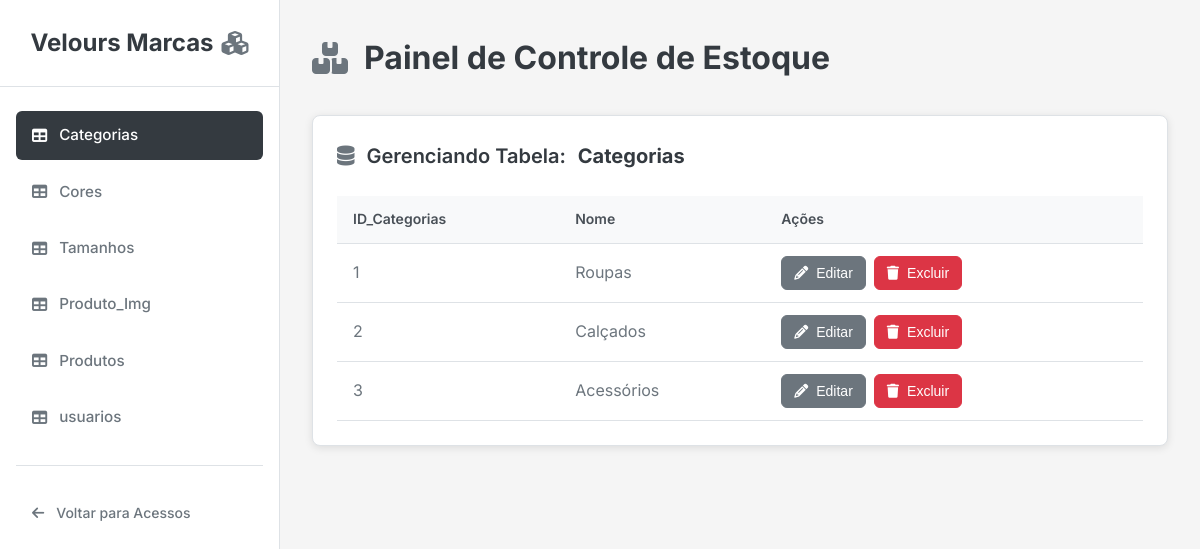
The page /public/estoque/estoque.php on the database as committed earlier.
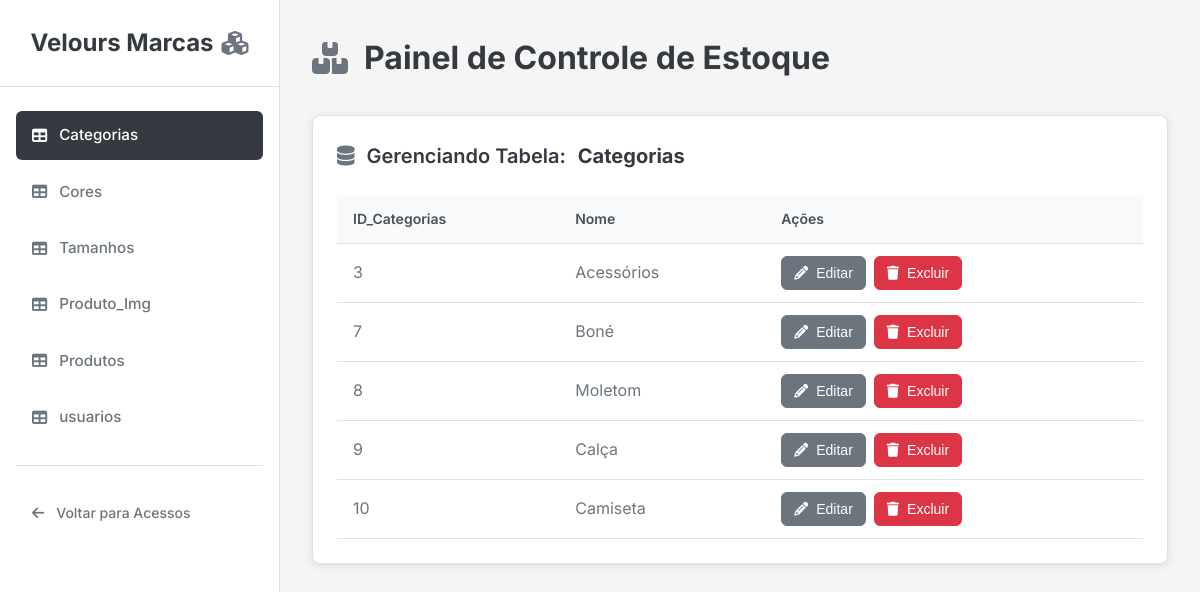
The same page on the database as committed later.
### tables this page shows
CREATE TABLE Categorias (
   ID_Categorias integer primary key,
   Nome text not null unique
);

### public/estoque/estoque.php (the view, shortened to what this page needs)
<?php
require_once '../conexao/conexao.php';
try {
    $tabelasQuery = $conexao->query("SELECT name FROM sqlite_master WHERE type = 'table' AND name NOT LIKE 'sqlite_%'");
    $todas_tabelas = $tabelasQuery->fetchAll(PDO::FETCH_COLUMN);
    $tabela_selecionada = null;
    $dados_tabela = [];
    $colunas_tabela = [];
    $coluna_id_pk = null;
    if (isset($_GET['tabela_selecionada']) && in_array($_GET['tabela_selecionada'], $todas_tabelas)) {
        $tabela_selecionada = $_GET['tabela_selecionada'];
    } elseif (!empty($todas_tabelas)) {
        $tabela_selecionada = $todas_tabelas[0];
    }
    if ($tabela_selecionada) {
        $dataQuery = $conexao->query("SELECT * FROM `$tabela_selecionada`");
        $dados_tabela = $dataQuery->fetchAll(PDO::FETCH_ASSOC);
        if (!empty($dados_tabela)) {
            $colunas_tabela = array_keys($dados_tabela[0]);
            $pkQuery = $conexao->query("PRAGMA table_info(`$tabela_selecionada`)");
            $table_info = $pkQuery->fetchAll(PDO::FETCH_ASSOC);
            foreach ($table_info as $column_info) {
                if ($column_info['pk'] > 0) {
                    $coluna_id_pk = $column_info['name'];
                    break;
                }
            }
        }
    }
} catch (PDOException $e) {
    die("Erro ao acessar o banco de dados: " . $e->getMessage());
}
?>
<!DOCTYPE html>
<html lang="pt-BR">
<head>
    <link rel="stylesheet" href="admin_styles.css">
    <link rel="stylesheet" href="https://cdnjs.cloudflare.com/ajax/libs/font-awesome/6.5.2/css/all.min.css">
</head>
<body>
<div class="admin-wrapper">
    <aside class="sidebar">
        <div class="sidebar-header">
            <h2>
                Velours Marcas
                <i class="fas fa-cubes icon"></i>
            </h2>
        </div>
        <nav class="sidebar-nav">
            <?php foreach ($todas_tabelas as $tabela_nav): ?>
                <a href="?tabela_selecionada=<?= urlencode($tabela_nav) ?>"
                   class="<?= ($tabela_nav === $tabela_selecionada) ? 'active' : '' ?>">
                    <i class="fas fa-table"></i>
                    <?= htmlspecialchars($tabela_nav) ?>
                </a>
            <?php endforeach; ?>
            <hr>
            <a href="../pag_acessos/acesso.html" class="back-link">
                <i class="fa-solid fa-arrow-left"></i>
                Voltar para Acessos
            </a>
        </nav>
    </aside>
    <main class="main-content">
        <header class="main-header">
            <h1>
                <i class="fas fa-boxes icon"></i>
                Painel de Controle de Estoque
            </h1>
        </header>
        <?php if ($tabela_selecionada): ?>
            <div class="content-card">
                <h2 class="table-title">
                    <i class="fas fa-database icon"></i>
                    Gerenciando Tabela: <strong><?= htmlspecialchars($tabela_selecionada) ?></strong>
                </h2>
                <?php if (!empty($dados_tabela) && !empty($colunas_tabela) && $coluna_id_pk): ?>
                    <div class="table-responsive">
                        <table class="data-table">
                            <thead>
                                <tr>
                                    <?php foreach ($colunas_tabela as $coluna): ?>
                                        <th><?= htmlspecialchars($coluna) ?></th>
                                    <?php endforeach; ?>
                                    <th>Ações</th>
                                </tr>
                            </thead>
                            <tbody id="dados-tabela">
                                <?php foreach ($dados_tabela as $linha): ?>
                                    <tr>
                                        <?php foreach ($linha as $coluna => $celula): ?>
                                        <?php
                                            $is_coluna_senha = false;
                                        ?>
                                        <td>
                                            <?= $is_coluna_senha ? '••••••••' : htmlspecialchars($celula ?? 'N/A') ?>
                                        </td>
                                        <?php endforeach; ?>
                                        <td class="actions">
                                            <button class="btn-editar btn-abrir-modal"
                                                    data-id="<?= htmlspecialchars($linha[$coluna_id_pk]) ?>"
                                                    data-tabela="<?= htmlspecialchars($tabela_selecionada) ?>"
                                                    data-coluna-pk="<?= htmlspecialchars($coluna_id_pk) ?>">
                                                <i class="fa-solid fa-pencil"></i> Editar
                                            </button>
                                            <form method="post" style="display:inline;">
                                                <button type="submit" name="excluir" class="btn-excluir"
                                                        onclick="return confirm('⚠️ Tem certeza que deseja excluir este registro?\n\nEsta ação não pode ser desfeita.');">
                                                    <i class="fa-solid fa-trash"></i> Excluir
                                                </button>
                                            </form>
                                        </td>
                                    </tr>
                                <?php endforeach; ?>
                            </tbody>
                        </table>
                    </div>
                <?php endif; ?>
            </div>
        <?php endif; ?>
    </main>
</div>
</body>
</html>

### public/estoque/admin_styles.css (style rules this page uses)
* { margin: 0; padding: 0; box-sizing: border-box; }
body { font-family: "Inter", -apple-system, BlinkMacSystemFont, sans-serif; background-color: #f5f5f5; color: #343a40; line-height: 1.6; min-height: 100vh; }
.admin-wrapper { display: grid; grid-template-columns: 280px 1fr; min-height: 100vh; }
.sidebar { background-color: #ffffff; border-right: 1px solid #dee2e6; padding: 1.5rem 0; position: sticky; top: 0; height: 100vh; overflow-y: auto; }
.sidebar-header { padding: 0 1.5rem 1.5rem; text-align: center; border-bottom: 1px solid #dee2e6; margin-bottom: 1.5rem; }
.sidebar-header h2 { font-size: 1.5rem; font-weight: 700; color: #343a40; display: flex; align-items: center; justify-content: center; gap: 0.5rem; }
.sidebar-header .icon { color: #6c757d; font-size: 1.5rem; }
.sidebar-nav { padding: 0 1rem; }
.sidebar-nav a { display: flex; align-items: center; gap: 0.75rem; padding: 0.75rem 1rem; margin-bottom: 0.5rem; color: #6c757d; text-decoration: none; border-radius: 6px; font-family: 'Arial' sans-serif; font-weight: 500; font-size: 0.95rem; transition: all 0.2s ease; }
.sidebar-nav a.active { background-color: #343a40; color: #ffffff; }
.sidebar-nav hr { border: none; height: 1px; background-color: #dee2e6; margin: 1.5rem 0; }
.back-link { color: #6c757d !important; font-size: 0.875rem !important; }
.main-content { padding: 2rem; }
.main-header { margin-bottom: 2rem; }
.main-header h1 { font-size: 2rem; font-weight: 700; color: #343a40; display: flex; align-items: center; gap: 1rem; }
.main-header .icon { color: #6c757d; font-size: 2rem; }
.content-card { background-color: #ffffff; border-radius: 8px; padding: 1.5rem; box-shadow: 0 2px 8px rgba(0, 0, 0, 0.1); border: 1px solid #dee2e6; margin-bottom: 2rem; }
.table-title { font-size: 1.25rem; font-weight: 600; color: #343a40; margin-bottom: 1.5rem; display: flex; align-items: center; gap: 0.75rem; }
.table-title .icon { color: #6c757d; font-size: 1.25rem; }
.table-responsive { overflow-x: auto; }
.data-table { width: 100%; border-collapse: collapse; }
.data-table th { background-color: #f8f9fa; color: #495057; padding: 0.75rem 1rem; text-align: left; font-weight: 600; font-size: 0.875rem; border-bottom: 1px solid #dee2e6; }
.data-table td { padding: 0.75rem 1rem; color: #6c757d; border-bottom: 1px solid #dee2e6; transition: background-color 0.2s ease; }
.actions { display: flex; gap: 0.5rem; align-items: center; }
.actions form { margin: 0; }
.btn-editar, .btn-excluir { display: inline-flex; align-items: center; gap: 0.5rem; padding: 0.5rem 0.75rem; border: none; border-radius: 6px; color: #ffffff; cursor: pointer; font-size: 0.875rem; font-weight: 500; text-decoration: none; transition: all 0.2s ease; }
.btn-editar { background-color: #6c757d; border: 1px solid #6c757d; }
.btn-excluir { background-color: #dc3545; border: 1px solid #dc3545; }
.content-card { animation: fadeInUp 0.6s ease-out; }
.data-table tbody tr { animation: fadeInUp 0.4s ease-out; animation-fill-mode: both; }
.data-table tbody tr:nth-child(1) { animation-delay: 0.1s; }
.data-table tbody tr:nth-child(2) { animation-delay: 0.15s; }
.data-table tbody tr:nth-child(3) { animation-delay: 0.2s; }
.data-table tbody tr:nth-child(4) { animation-delay: 0.25s; }
.data-table tbody tr:nth-child(5) { animation-delay: 0.3s; }

Rows that differ between the two databases and show on the page:
removed categorias: ID_Categorias "1", Nome "Roupas"
removed categorias: ID_Categorias "2", Nome "Calçados"
added categorias: ID_Categorias "7", Nome "Boné"
added categorias: ID_Categorias "8", Nome "Moletom"
added categorias: ID_Categorias "9", Nome "Calça"
added categorias: ID_Categorias "10", Nome "Camiseta"
